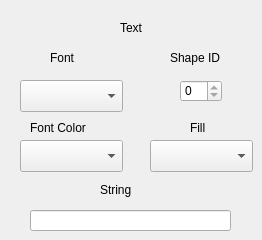
   <widget class="QWidget" name="stackedWidgetPage6">
    <widget class="QLabel" name="label_25">
     <property name="geometry">
      <rect>
       <x>120</x>
       <y>20</y>
       <width>58</width>
       <height>16</height>
      </rect>
     </property>
     <property name="text">
      <string>Text</string>
     </property>
    </widget>
    <widget class="QLabel" name="label_26">
     <property name="geometry">
      <rect>
       <x>50</x>
       <y>50</y>
       <width>58</width>
       <height>16</height>
      </rect>
     </property>
     <property name="text">
      <string>Font</string>
     </property>
    </widget>
    <widget class="QLabel" name="label_28">
     <property name="geometry">
      <rect>
       <x>30</x>
       <y>120</y>
       <width>71</width>
       <height>16</height>
      </rect>
     </property>
     <property name="text">
      <string>Font Color</string>
     </property>
    </widget>
    <widget class="QLabel" name="label_29">
     <property name="geometry">
      <rect>
       <x>190</x>
       <y>120</y>
       <width>58</width>
       <height>16</height>
      </rect>
     </property>
     <property name="text">
      <string>Fill</string>
     </property>
    </widget>
    <widget class="QComboBox" name="fontColor">
     <property name="geometry">
      <rect>
       <x>20</x>
       <y>140</y>
       <width>103</width>
       <height>32</height>
      </rect>
     </property>
    </widget>
    <widget class="QComboBox" name="comboBox_2">
     <property name="geometry">
      <rect>
       <x>150</x>
       <y>140</y>
       <width>103</width>
       <height>32</height>
      </rect>
     </property>
    </widget>
    <widget class="QComboBox" name="font">
     <property name="geometry">
      <rect>
       <x>20</x>
       <y>80</y>
       <width>103</width>
       <height>32</height>
      </rect>
     </property>
    </widget>
    <widget class="QLabel" name="label_67">
     <property name="geometry">
      <rect>
       <x>100</x>
       <y>180</y>
       <width>41</width>
       <height>20</height>
      </rect>
     </property>
     <property name="text">
      <string>String</string>
     </property>
    </widget>
    <widget class="QLineEdit" name="string">
     <property name="geometry">
      <rect>
       <x>30</x>
       <y>210</y>
       <width>201</width>
       <height>21</height>
      </rect>
     </property>
    </widget>
    <widget class="QLabel" name="label_69">
     <property name="geometry">
      <rect>
       <x>170</x>
       <y>50</y>
       <width>58</width>
       <height>16</height>
      </rect>
     </property>
     <property name="text">
      <string>Shape ID</string>
     </property>
    </widget>
    <widget class="QSpinBox" name="text_id">
     <property name="geometry">
      <rect>
       <x>180</x>
       <y>80</y>
       <width>42</width>
       <height>22</height>
      </rect>
     </property>
     <property name="readOnly">
      <bool>true</bool>
     </property>
    </widget>
   </widget>
